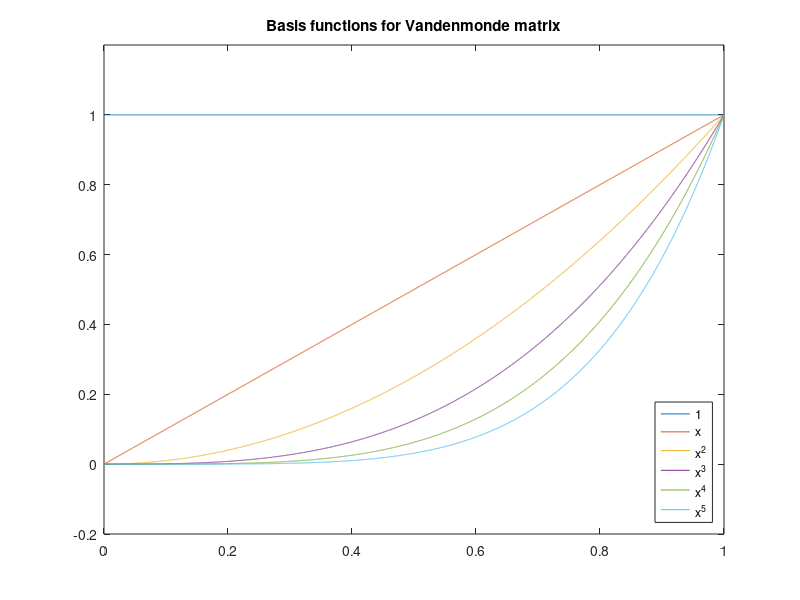
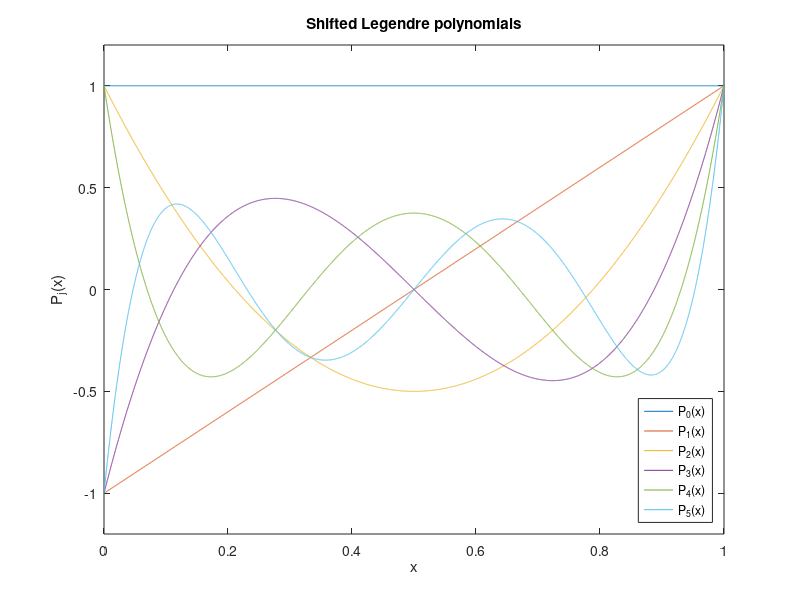
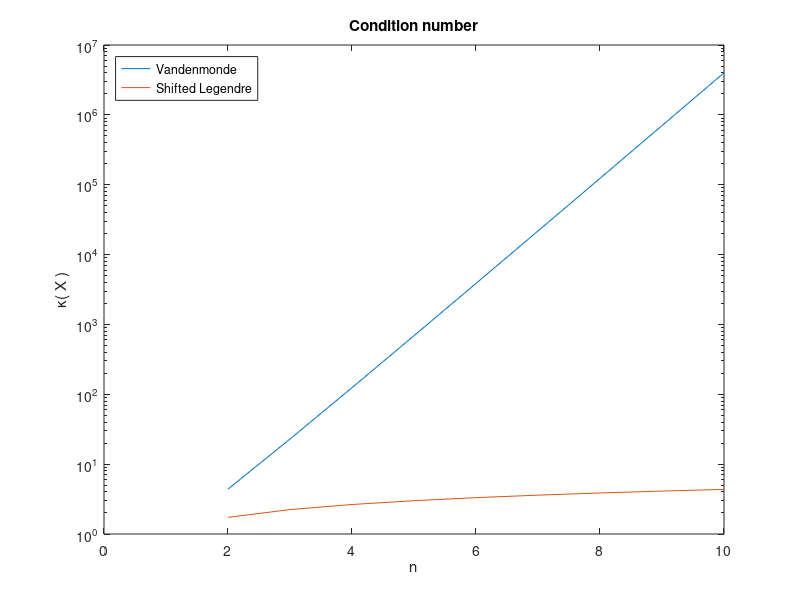

Reproduce these figures in MATLAB, in order.
clear
close all

m = 5000;
    
% Generate a m x n Vandenmonde matrix
for n=2:10
	% Create a vector x with equally spaced entries in the interval [0,1]
	x = zeros( m, 1 );
h = 1/(m-1);
x( 1 ) = 0;
for i=2:m
        x( i ) = x( i-1 ) + h;
    end

    % Create the Vandenmonde matrix
    X = zeros( m, n );
    
    % Set first column to ones
    X(:,1) = ones( m,1 );
    
    % Use the recurrence that column j equals column j-1 times x
    % (elementwise)
    for j=2:n
	    X(:,j) = X(:,j-1) .* x; 
    end
    
    % Compute the condition number
    kappa( n, 1 ) = cond( X );
end

% Plot the parent functions 1, x, x^2, etc

  plot( x, X(:,1) );
hold on
plot( x, X(:,2) );
plot( x, X(:,3) );
plot( x, X(:,4) );
plot( x, X(:,5) );
plot( x, X(:,6) );

title('Basis functions for Vandenmonde matrix');
legend( '1', 'x', 'x^2', 'x^3', 'x^4', 'x^5', 'Location','southeast');
axis( [0,1,-0.2,1.2] );

% Generate a m x n where each column equals a samples shifted Legendre
% polynomial
    
for n=2:10 
	x = zeros( m, 1 );
h = 1/(m-1);
x( 1 ) = 0;
for i=2:m
        x( i ) = x( i-1 ) + h;
    end

    X = zeros( m, n );
    
% Set first column to ones  (P_0(x) = 1)
X(:,1) = ones( m,1 );
    
% Set the second column to 2x-1 (P_1(x) = 2x-1 )
X(:,2) = 2*x-1;
    
% Use the recurrence (i+1) P_j+1 = (2j+1)(2x-1)P_j(x) - jP_j-1(x) to
      % compute the next column (which is stored in X(:,j+2) since matlab
				 % starts indexing at one)
      for j=1:n-2
	      X(:,j+2) = ((2*j+1)*(2*x-1).*X(:,j+1)-j*X(:,j))/(j+1);
    end
    
    % Compute the condition number
    kappa( n, 2 ) = cond( X );
end

figure

% Plot the basis functions P_0(x), P_1(x), etc

  plot( x, X(:,1) );
hold on
plot( x, X(:,2) );
plot( x, X(:,3) );
plot( x, X(:,4) );
plot( x, X(:,5) );
plot( x, X(:,6) );

title('Shifted Legendre polynomials');
xlabel('x');
ylabel('P_j(x)');
legend( 'P_0(x)', 'P_1(x)', 'P_2(x)', 'P_3(x)', 'P_4(x)', 'P_5(x)', ...
	'Location','southeast');
axis( [0,1,-1.2,1.2] );

figure

% Plot the condition numbers for both methods, as a function of n
  semilogy( [1:n], kappa )


  title('Condition number');
xlabel( 'n' );
ylabel( '\kappa( X )' );
legend( 'Vandenmonde', 'Shifted Legendre', 'Location', 'northwest')

% Check whether the columns of X are approximately orthogonal
round(X' * X)
